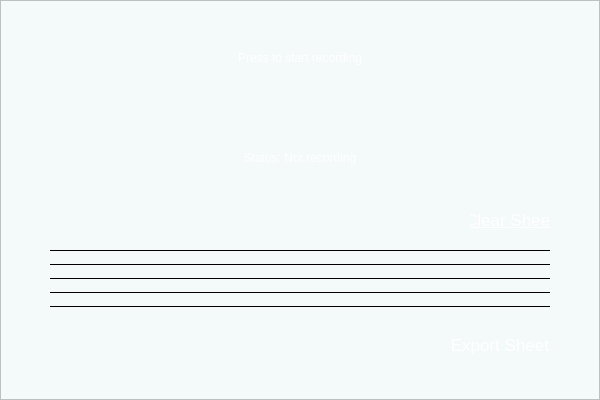
<?xml version="1.0" encoding="UTF-8"?>
<ui version="4.0">
 <class>mainWindow</class>
 <widget class="QMainWindow" name="mainWindow">
  <property name="geometry">
   <rect>
    <x>0</x>
    <y>0</y>
    <width>600</width>
    <height>400</height>
   </rect>
  </property>
  <property name="windowTitle">
   <string>MainWindow</string>
  </property>
  <property name="styleSheet">
   <string notr="true">background-color: rgb(244, 249, 250);</string>
  </property>
  <widget class="QWidget" name="centralwidget">
   <widget class="QFrame" name="mainWindowFrame">
    <property name="geometry">
     <rect>
      <x>0</x>
      <y>0</y>
      <width>600</width>
      <height>400</height>
     </rect>
    </property>
    <property name="styleSheet">
     <string notr="true">background: qlineargradient(
    x1: 0, y1: 0, x2: 1, y2: 1,
    stop: 0 rgba(50, 50, 50, 1), stop: 1 rgba(128, 128, 128, 1)
);</string>
    </property>
    <property name="frameShape">
     <enum>QFrame::StyledPanel</enum>
    </property>
    <property name="frameShadow">
     <enum>QFrame::Raised</enum>
    </property>
    <widget class="QPushButton" name="definitionsButton">
     <property name="geometry">
      <rect>
       <x>50</x>
       <y>0</y>
       <width>70</width>
       <height>70</height>
      </rect>
     </property>
     <property name="font">
      <font>
       <family>Arial</family>
       <underline>false</underline>
      </font>
     </property>
     <property name="styleSheet">
      <string notr="true">background: none;
border: none;
color: black;</string>
     </property>
     <property name="text">
      <string/>
     </property>
     <property name="icon">
      <iconset>
       <normaloff>../images/defi_darkmode.png</normaloff>../images/defi_darkmode.png</iconset>
     </property>
     <property name="iconSize">
      <size>
       <width>30</width>
       <height>30</height>
      </size>
     </property>
    </widget>
    <widget class="QLabel" name="recordingLabel">
     <property name="geometry">
      <rect>
       <x>225</x>
       <y>150</y>
       <width>150</width>
       <height>16</height>
      </rect>
     </property>
     <property name="styleSheet">
      <string notr="true">color: white;
font: 9pt &quot;Arial&quot;;
background: none;
border: none;</string>
     </property>
     <property name="text">
      <string>Status: Not recording</string>
     </property>
     <property name="alignment">
      <set>Qt::AlignCenter</set>
     </property>
    </widget>
    <widget class="Line" name="line4">
     <property name="geometry">
      <rect>
       <x>50</x>
       <y>264</y>
       <width>500</width>
       <height>1</height>
      </rect>
     </property>
     <property name="styleSheet">
      <string notr="true">border-color: black;
background-color: black;
</string>
     </property>
     <property name="frameShadow">
      <enum>QFrame::Plain</enum>
     </property>
     <property name="orientation">
      <enum>Qt::Horizontal</enum>
     </property>
    </widget>
    <widget class="Line" name="line3">
     <property name="geometry">
      <rect>
       <x>50</x>
       <y>278</y>
       <width>500</width>
       <height>1</height>
      </rect>
     </property>
     <property name="styleSheet">
      <string notr="true">border-color: black;
background-color: black;</string>
     </property>
     <property name="frameShadow">
      <enum>QFrame::Plain</enum>
     </property>
     <property name="orientation">
      <enum>Qt::Horizontal</enum>
     </property>
    </widget>
    <widget class="Line" name="line2">
     <property name="geometry">
      <rect>
       <x>50</x>
       <y>292</y>
       <width>500</width>
       <height>1</height>
      </rect>
     </property>
     <property name="styleSheet">
      <string notr="true">border-color: black;
background-color: black;</string>
     </property>
     <property name="frameShadow">
      <enum>QFrame::Plain</enum>
     </property>
     <property name="orientation">
      <enum>Qt::Horizontal</enum>
     </property>
    </widget>
    <widget class="Line" name="line1">
     <property name="geometry">
      <rect>
       <x>50</x>
       <y>306</y>
       <width>500</width>
       <height>1</height>
      </rect>
     </property>
     <property name="styleSheet">
      <string notr="true">border-color: black;
background-color: black;</string>
     </property>
     <property name="frameShadow">
      <enum>QFrame::Plain</enum>
     </property>
     <property name="orientation">
      <enum>Qt::Horizontal</enum>
     </property>
    </widget>
    <widget class="Line" name="line5">
     <property name="geometry">
      <rect>
       <x>50</x>
       <y>250</y>
       <width>500</width>
       <height>1</height>
      </rect>
     </property>
     <property name="styleSheet">
      <string notr="true">border-color: black;
background-color: black;</string>
     </property>
     <property name="frameShadow">
      <enum>QFrame::Plain</enum>
     </property>
     <property name="orientation">
      <enum>Qt::Horizontal</enum>
     </property>
    </widget>
    <widget class="QPushButton" name="microphoneButton">
     <property name="geometry">
      <rect>
       <x>265</x>
       <y>70</y>
       <width>70</width>
       <height>70</height>
      </rect>
     </property>
     <property name="font">
      <font>
       <family>Arial</family>
       <underline>false</underline>
      </font>
     </property>
     <property name="styleSheet">
      <string notr="true">background: none;
border: none;
color: black;</string>
     </property>
     <property name="text">
      <string/>
     </property>
     <property name="icon">
      <iconset>
       <normaloff>../images/microphoneOff.png</normaloff>../images/microphoneOff.png</iconset>
     </property>
     <property name="iconSize">
      <size>
       <width>120</width>
       <height>120</height>
      </size>
     </property>
    </widget>
    <widget class="QPushButton" name="logoButton">
     <property name="geometry">
      <rect>
       <x>500</x>
       <y>10</y>
       <width>70</width>
       <height>70</height>
      </rect>
     </property>
     <property name="font">
      <font>
       <family>Arial</family>
       <underline>false</underline>
      </font>
     </property>
     <property name="styleSheet">
      <string notr="true">background: none;
border: none;
color: black;</string>
     </property>
     <property name="text">
      <string/>
     </property>
     <property name="icon">
      <iconset>
       <normaloff>../images/icon.png</normaloff>../images/icon.png</iconset>
     </property>
     <property name="iconSize">
      <size>
       <width>70</width>
       <height>70</height>
      </size>
     </property>
    </widget>
    <widget class="QLabel" name="gClave">
     <property name="geometry">
      <rect>
       <x>50</x>
       <y>232</y>
       <width>50</width>
       <height>95</height>
      </rect>
     </property>
     <property name="styleSheet">
      <string notr="true">background: none;
border: none;</string>
     </property>
     <property name="text">
      <string/>
     </property>
     <property name="pixmap">
      <pixmap>../images/gClave.png</pixmap>
     </property>
     <property name="scaledContents">
      <bool>true</bool>
     </property>
    </widget>
    <widget class="QPushButton" name="clearSheetButton">
     <property name="geometry">
      <rect>
       <x>470</x>
       <y>210</y>
       <width>80</width>
       <height>20</height>
      </rect>
     </property>
     <property name="font">
      <font>
       <family>Arial</family>
       <pointsize>13</pointsize>
       <italic>false</italic>
       <bold>false</bold>
       <underline>true</underline>
      </font>
     </property>
     <property name="autoFillBackground">
      <bool>false</bool>
     </property>
     <property name="styleSheet">
      <string notr="true">background: none;
border: none;
color: white;
font: 13pt &quot;Arial&quot;;
</string>
     </property>
     <property name="text">
      <string>Clear Sheet</string>
     </property>
     <property name="iconSize">
      <size>
       <width>25</width>
       <height>25</height>
      </size>
     </property>
    </widget>
    <widget class="QPushButton" name="exportButton">
     <property name="geometry">
      <rect>
       <x>450</x>
       <y>330</y>
       <width>100</width>
       <height>30</height>
      </rect>
     </property>
     <property name="font">
      <font>
       <family>Arial</family>
       <pointsize>13</pointsize>
       <italic>false</italic>
       <bold>false</bold>
       <underline>false</underline>
      </font>
     </property>
     <property name="autoFillBackground">
      <bool>false</bool>
     </property>
     <property name="styleSheet">
      <string notr="true">font: 13pt &quot;Arial&quot;;
color: white; 
background: qradialgradient(
    cx: 0.3, cy: -0.4, fx: 0.3, fy: -0.4,
    radius: 1.35, stop: 0 rgba(25, 81, 68, 1), stop: 1 rgba(57, 148, 127, 1)
);

border-radius: 10%;
</string>
     </property>
     <property name="text">
      <string>Export Sheet</string>
     </property>
     <property name="iconSize">
      <size>
       <width>25</width>
       <height>25</height>
      </size>
     </property>
    </widget>
    <widget class="QLabel" name="startRecordingLabel">
     <property name="geometry">
      <rect>
       <x>200</x>
       <y>50</y>
       <width>200</width>
       <height>16</height>
      </rect>
     </property>
     <property name="styleSheet">
      <string notr="true">color: white;
font: 13pt &quot;Arial&quot;;
background: none;
border: none;</string>
     </property>
     <property name="text">
      <string>Press to start recording</string>
     </property>
     <property name="alignment">
      <set>Qt::AlignCenter</set>
     </property>
    </widget>
    <widget class="QPushButton" name="pauseButton">
     <property name="geometry">
      <rect>
       <x>390</x>
       <y>200</y>
       <width>40</width>
       <height>40</height>
      </rect>
     </property>
     <property name="font">
      <font>
       <family>Arial</family>
       <underline>false</underline>
      </font>
     </property>
     <property name="styleSheet">
      <string notr="true">background: none;
border: none;
color: black;</string>
     </property>
     <property name="text">
      <string/>
     </property>
     <property name="icon">
      <iconset>
       <normaloff>../images/pause_dark.png</normaloff>../images/pause_dark.png</iconset>
     </property>
     <property name="iconSize">
      <size>
       <width>30</width>
       <height>30</height>
      </size>
     </property>
    </widget>
    <widget class="QPushButton" name="continueButton">
     <property name="geometry">
      <rect>
       <x>360</x>
       <y>200</y>
       <width>40</width>
       <height>40</height>
      </rect>
     </property>
     <property name="font">
      <font>
       <family>Arial</family>
       <underline>false</underline>
      </font>
     </property>
     <property name="toolTipDuration">
      <number>1</number>
     </property>
     <property name="styleSheet">
      <string notr="true">background: none;
border: none;
color: black;</string>
     </property>
     <property name="text">
      <string/>
     </property>
     <property name="icon">
      <iconset>
       <normaloff>../images/play_dark.png</normaloff>../images/play_dark.png</iconset>
     </property>
     <property name="iconSize">
      <size>
       <width>30</width>
       <height>30</height>
      </size>
     </property>
    </widget>
    <widget class="QPushButton" name="backButtonMainWindow">
     <property name="geometry">
      <rect>
       <x>10</x>
       <y>10</y>
       <width>50</width>
       <height>50</height>
      </rect>
     </property>
     <property name="font">
      <font>
       <family>Arial</family>
       <underline>false</underline>
      </font>
     </property>
     <property name="styleSheet">
      <string notr="true">background: none;
border: none;
color: black;</string>
     </property>
     <property name="text">
      <string/>
     </property>
     <property name="icon">
      <iconset>
       <normaloff>../images/back_dark.png</normaloff>../images/back_dark.png</iconset>
     </property>
     <property name="iconSize">
      <size>
       <width>30</width>
       <height>30</height>
      </size>
     </property>
    </widget>
    <widget class="QPushButton" name="stopButton">
     <property name="geometry">
      <rect>
       <x>420</x>
       <y>200</y>
       <width>40</width>
       <height>40</height>
      </rect>
     </property>
     <property name="font">
      <font>
       <family>Arial</family>
       <underline>false</underline>
      </font>
     </property>
     <property name="styleSheet">
      <string notr="true">background: none;
border: none;
color: black;</string>
     </property>
     <property name="text">
      <string/>
     </property>
     <property name="icon">
      <iconset>
       <normaloff>../images/stop_dark.png</normaloff>../images/stop_dark.png</iconset>
     </property>
     <property name="iconSize">
      <size>
       <width>30</width>
       <height>30</height>
      </size>
     </property>
    </widget>
    <zorder>line5</zorder>
    <zorder>line4</zorder>
    <zorder>line3</zorder>
    <zorder>line2</zorder>
    <zorder>line1</zorder>
    <zorder>gClave</zorder>
    <zorder>definitionsButton</zorder>
    <zorder>recordingLabel</zorder>
    <zorder>microphoneButton</zorder>
    <zorder>logoButton</zorder>
    <zorder>clearSheetButton</zorder>
    <zorder>exportButton</zorder>
    <zorder>startRecordingLabel</zorder>
    <zorder>pauseButton</zorder>
    <zorder>continueButton</zorder>
    <zorder>backButtonMainWindow</zorder>
    <zorder>stopButton</zorder>
   </widget>
  </widget>
 </widget>
 <resources/>
 <connections/>
</ui>
